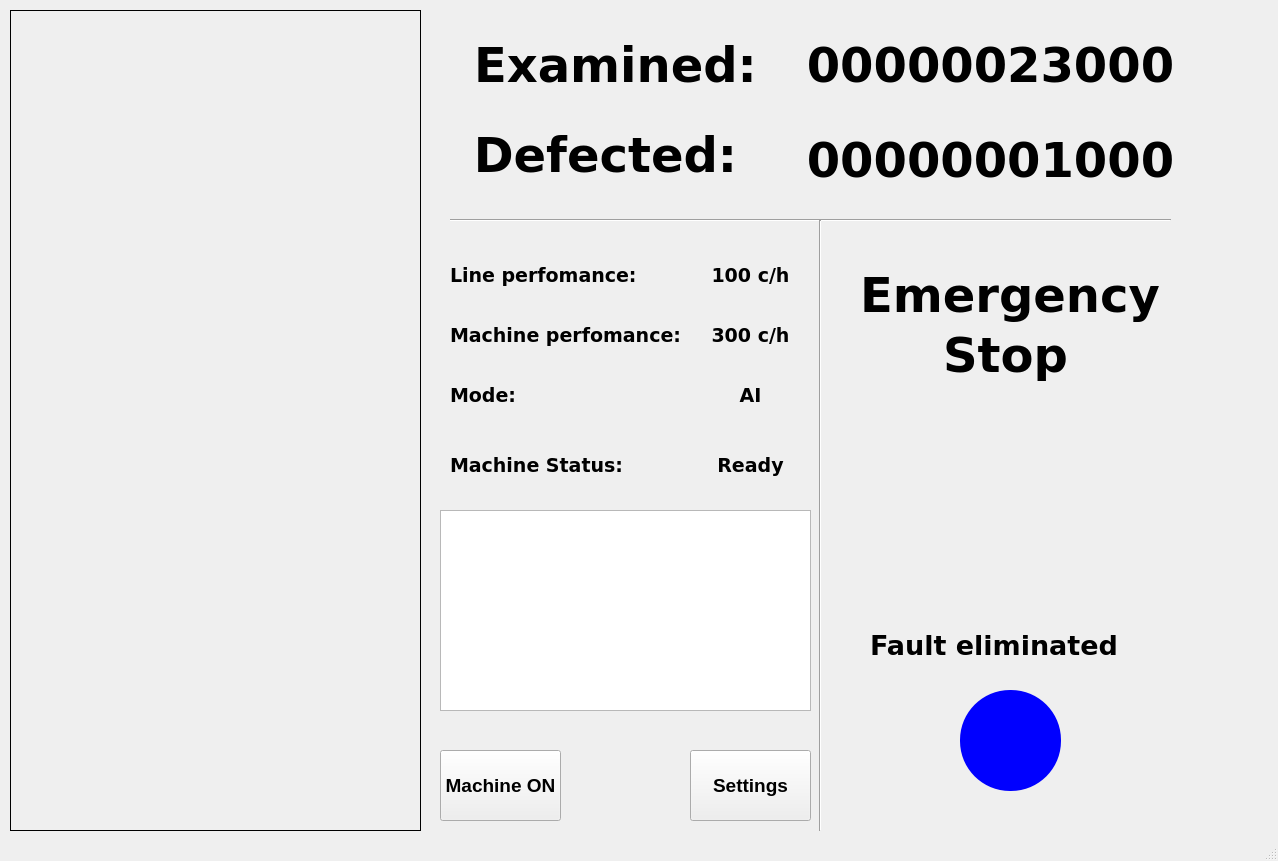
<?xml version="1.0" encoding="UTF-8"?>
<ui version="4.0">
 <class>MainWindow</class>
 <widget class="QMainWindow" name="MainWindow">
  <property name="geometry">
   <rect>
    <x>0</x>
    <y>0</y>
    <width>1278</width>
    <height>861</height>
   </rect>
  </property>
  <property name="sizePolicy">
   <sizepolicy hsizetype="Maximum" vsizetype="Maximum">
    <horstretch>0</horstretch>
    <verstretch>0</verstretch>
   </sizepolicy>
  </property>
  <property name="windowTitle">
   <string>Can Inspector</string>
  </property>
  <property name="toolButtonStyle">
   <enum>Qt::ToolButtonIconOnly</enum>
  </property>
  <widget class="QWidget" name="centralwidget">
   <widget class="QLabel" name="camera">
    <property name="geometry">
     <rect>
      <x>10</x>
      <y>10</y>
      <width>411</width>
      <height>821</height>
     </rect>
    </property>
    <property name="contextMenuPolicy">
     <enum>Qt::DefaultContextMenu</enum>
    </property>
    <property name="autoFillBackground">
     <bool>false</bool>
    </property>
    <property name="frameShape">
     <enum>QFrame::Box</enum>
    </property>
    <property name="frameShadow">
     <enum>QFrame::Plain</enum>
    </property>
    <property name="text">
     <string/>
    </property>
    <property name="pixmap">
     <pixmap>../../Desktop/1.jpg</pixmap>
    </property>
    <property name="scaledContents">
     <bool>true</bool>
    </property>
   </widget>
   <widget class="QLabel" name="textBox_canInspected">
    <property name="geometry">
     <rect>
      <x>780</x>
      <y>0</y>
      <width>421</width>
      <height>131</height>
     </rect>
    </property>
    <property name="font">
     <font>
      <family>Bitstream Vera Sans</family>
      <pointsize>36</pointsize>
      <weight>75</weight>
      <bold>true</bold>
     </font>
    </property>
    <property name="text">
     <string>00000023000</string>
    </property>
    <property name="alignment">
     <set>Qt::AlignCenter</set>
    </property>
   </widget>
   <widget class="QLabel" name="textBox_canInspected_2">
    <property name="geometry">
     <rect>
      <x>460</x>
      <y>0</y>
      <width>311</width>
      <height>131</height>
     </rect>
    </property>
    <property name="font">
     <font>
      <family>Bitstream Vera Sans</family>
      <pointsize>36</pointsize>
      <weight>75</weight>
      <bold>true</bold>
     </font>
    </property>
    <property name="text">
     <string>Examined:</string>
    </property>
    <property name="alignment">
     <set>Qt::AlignCenter</set>
    </property>
   </widget>
   <widget class="QLabel" name="textBox_canRejected">
    <property name="geometry">
     <rect>
      <x>780</x>
      <y>110</y>
      <width>421</width>
      <height>101</height>
     </rect>
    </property>
    <property name="font">
     <font>
      <family>Bitstream Vera Sans</family>
      <pointsize>36</pointsize>
      <weight>75</weight>
      <bold>true</bold>
     </font>
    </property>
    <property name="text">
     <string>00000001000</string>
    </property>
    <property name="alignment">
     <set>Qt::AlignCenter</set>
    </property>
   </widget>
   <widget class="QLabel" name="textBox_canInspected_4">
    <property name="geometry">
     <rect>
      <x>450</x>
      <y>110</y>
      <width>311</width>
      <height>91</height>
     </rect>
    </property>
    <property name="font">
     <font>
      <family>Bitstream Vera Sans</family>
      <pointsize>36</pointsize>
      <weight>75</weight>
      <bold>true</bold>
     </font>
    </property>
    <property name="text">
     <string>Defected:</string>
    </property>
    <property name="alignment">
     <set>Qt::AlignCenter</set>
    </property>
   </widget>
   <widget class="QLabel" name="textBox_linePerfomance">
    <property name="geometry">
     <rect>
      <x>680</x>
      <y>240</y>
      <width>141</width>
      <height>71</height>
     </rect>
    </property>
    <property name="font">
     <font>
      <family>Bitstream Vera Sans</family>
      <pointsize>14</pointsize>
      <weight>75</weight>
      <bold>true</bold>
     </font>
    </property>
    <property name="text">
     <string>100 c/h</string>
    </property>
    <property name="alignment">
     <set>Qt::AlignCenter</set>
    </property>
   </widget>
   <widget class="QLabel" name="textBox_canInspected_6">
    <property name="geometry">
     <rect>
      <x>450</x>
      <y>240</y>
      <width>231</width>
      <height>71</height>
     </rect>
    </property>
    <property name="font">
     <font>
      <family>Bitstream Vera Sans</family>
      <pointsize>14</pointsize>
      <weight>75</weight>
      <bold>true</bold>
     </font>
    </property>
    <property name="text">
     <string>Line perfomance:</string>
    </property>
    <property name="alignment">
     <set>Qt::AlignLeading|Qt::AlignLeft|Qt::AlignVCenter</set>
    </property>
   </widget>
   <widget class="Line" name="line">
    <property name="geometry">
     <rect>
      <x>450</x>
      <y>210</y>
      <width>721</width>
      <height>20</height>
     </rect>
    </property>
    <property name="font">
     <font>
      <underline>false</underline>
      <strikeout>false</strikeout>
     </font>
    </property>
    <property name="orientation">
     <enum>Qt::Horizontal</enum>
    </property>
   </widget>
   <widget class="Line" name="line_2">
    <property name="geometry">
     <rect>
      <x>810</x>
      <y>220</y>
      <width>20</width>
      <height>611</height>
     </rect>
    </property>
    <property name="orientation">
     <enum>Qt::Vertical</enum>
    </property>
   </widget>
   <widget class="QLabel" name="textBox_machinePerfomance">
    <property name="geometry">
     <rect>
      <x>680</x>
      <y>300</y>
      <width>141</width>
      <height>71</height>
     </rect>
    </property>
    <property name="font">
     <font>
      <family>Bitstream Vera Sans</family>
      <pointsize>14</pointsize>
      <weight>75</weight>
      <bold>true</bold>
     </font>
    </property>
    <property name="text">
     <string>300 c/h</string>
    </property>
    <property name="alignment">
     <set>Qt::AlignCenter</set>
    </property>
   </widget>
   <widget class="QLabel" name="textBox_canInspected_8">
    <property name="geometry">
     <rect>
      <x>450</x>
      <y>300</y>
      <width>231</width>
      <height>71</height>
     </rect>
    </property>
    <property name="font">
     <font>
      <family>Bitstream Vera Sans</family>
      <pointsize>14</pointsize>
      <weight>75</weight>
      <bold>true</bold>
     </font>
    </property>
    <property name="text">
     <string>Machine perfomance:</string>
    </property>
    <property name="alignment">
     <set>Qt::AlignLeading|Qt::AlignLeft|Qt::AlignVCenter</set>
    </property>
   </widget>
   <widget class="QLabel" name="textBox_mode">
    <property name="geometry">
     <rect>
      <x>680</x>
      <y>360</y>
      <width>141</width>
      <height>71</height>
     </rect>
    </property>
    <property name="font">
     <font>
      <family>Bitstream Vera Sans</family>
      <pointsize>14</pointsize>
      <weight>75</weight>
      <bold>true</bold>
     </font>
    </property>
    <property name="text">
     <string>AI</string>
    </property>
    <property name="alignment">
     <set>Qt::AlignCenter</set>
    </property>
   </widget>
   <widget class="QLabel" name="textBox_canInspected_10">
    <property name="geometry">
     <rect>
      <x>450</x>
      <y>360</y>
      <width>231</width>
      <height>71</height>
     </rect>
    </property>
    <property name="font">
     <font>
      <family>Bitstream Vera Sans</family>
      <pointsize>14</pointsize>
      <weight>75</weight>
      <bold>true</bold>
     </font>
    </property>
    <property name="text">
     <string>Mode:</string>
    </property>
    <property name="alignment">
     <set>Qt::AlignLeading|Qt::AlignLeft|Qt::AlignVCenter</set>
    </property>
   </widget>
   <widget class="QLabel" name="emergencyStop">
    <property name="geometry">
     <rect>
      <x>890</x>
      <y>390</y>
      <width>231</width>
      <height>221</height>
     </rect>
    </property>
    <property name="cursor">
     <cursorShape>OpenHandCursor</cursorShape>
    </property>
    <property name="contextMenuPolicy">
     <enum>Qt::DefaultContextMenu</enum>
    </property>
    <property name="autoFillBackground">
     <bool>false</bool>
    </property>
    <property name="frameShape">
     <enum>QFrame::NoFrame</enum>
    </property>
    <property name="frameShadow">
     <enum>QFrame::Plain</enum>
    </property>
    <property name="text">
     <string/>
    </property>
    <property name="pixmap">
     <pixmap>emergencystop.png</pixmap>
    </property>
    <property name="scaledContents">
     <bool>true</bool>
    </property>
   </widget>
   <widget class="QLabel" name="textBox_canInspected_11">
    <property name="geometry">
     <rect>
      <x>860</x>
      <y>260</y>
      <width>300</width>
      <height>71</height>
     </rect>
    </property>
    <property name="sizePolicy">
     <sizepolicy hsizetype="Preferred" vsizetype="Preferred">
      <horstretch>0</horstretch>
      <verstretch>0</verstretch>
     </sizepolicy>
    </property>
    <property name="maximumSize">
     <size>
      <width>300</width>
      <height>300</height>
     </size>
    </property>
    <property name="font">
     <font>
      <family>Bitstream Vera Sans</family>
      <pointsize>36</pointsize>
      <weight>75</weight>
      <bold>true</bold>
     </font>
    </property>
    <property name="text">
     <string>Emergency </string>
    </property>
    <property name="textFormat">
     <enum>Qt::RichText</enum>
    </property>
    <property name="scaledContents">
     <bool>false</bool>
    </property>
    <property name="alignment">
     <set>Qt::AlignJustify|Qt::AlignVCenter</set>
    </property>
   </widget>
   <widget class="QLabel" name="textBox_canInspected_12">
    <property name="geometry">
     <rect>
      <x>850</x>
      <y>330</y>
      <width>311</width>
      <height>51</height>
     </rect>
    </property>
    <property name="font">
     <font>
      <family>Bitstream Vera Sans</family>
      <pointsize>36</pointsize>
      <weight>75</weight>
      <bold>true</bold>
     </font>
    </property>
    <property name="text">
     <string>Stop</string>
    </property>
    <property name="alignment">
     <set>Qt::AlignCenter</set>
    </property>
   </widget>
   <widget class="QTableView" name="tableJournal">
    <property name="geometry">
     <rect>
      <x>440</x>
      <y>510</y>
      <width>371</width>
      <height>201</height>
     </rect>
    </property>
   </widget>
   <widget class="QLabel" name="textBox_status">
    <property name="geometry">
     <rect>
      <x>680</x>
      <y>430</y>
      <width>141</width>
      <height>71</height>
     </rect>
    </property>
    <property name="font">
     <font>
      <family>Bitstream Vera Sans</family>
      <pointsize>14</pointsize>
      <weight>75</weight>
      <bold>true</bold>
     </font>
    </property>
    <property name="text">
     <string>Ready</string>
    </property>
    <property name="alignment">
     <set>Qt::AlignCenter</set>
    </property>
   </widget>
   <widget class="QLabel" name="textBox_canInspected_14">
    <property name="geometry">
     <rect>
      <x>450</x>
      <y>430</y>
      <width>231</width>
      <height>71</height>
     </rect>
    </property>
    <property name="font">
     <font>
      <family>Bitstream Vera Sans</family>
      <pointsize>14</pointsize>
      <weight>75</weight>
      <bold>true</bold>
     </font>
    </property>
    <property name="text">
     <string>Machine Status:</string>
    </property>
    <property name="alignment">
     <set>Qt::AlignLeading|Qt::AlignLeft|Qt::AlignVCenter</set>
    </property>
   </widget>
   <widget class="QPushButton" name="onOffButton">
    <property name="geometry">
     <rect>
      <x>440</x>
      <y>750</y>
      <width>121</width>
      <height>71</height>
     </rect>
    </property>
    <property name="font">
     <font>
      <pointsize>14</pointsize>
      <weight>75</weight>
      <bold>true</bold>
     </font>
    </property>
    <property name="text">
     <string>Machine ON</string>
    </property>
   </widget>
   <widget class="QPushButton" name="kvitButton">
    <property name="geometry">
     <rect>
      <x>960</x>
      <y>690</y>
      <width>101</width>
      <height>101</height>
     </rect>
    </property>
    <property name="font">
     <font>
      <pointsize>14</pointsize>
      <weight>75</weight>
      <bold>true</bold>
     </font>
    </property>
    <property name="styleSheet">
     <string notr="true">background: rgb(0, 0, 255);
border-radius: 50%;</string>
    </property>
    <property name="text">
     <string/>
    </property>
   </widget>
   <widget class="QPushButton" name="settingsButton">
    <property name="geometry">
     <rect>
      <x>690</x>
      <y>750</y>
      <width>121</width>
      <height>71</height>
     </rect>
    </property>
    <property name="font">
     <font>
      <pointsize>14</pointsize>
      <weight>75</weight>
      <bold>true</bold>
     </font>
    </property>
    <property name="text">
     <string>Settings</string>
    </property>
   </widget>
   <widget class="QLabel" name="textBox_canInspected_16">
    <property name="geometry">
     <rect>
      <x>870</x>
      <y>610</y>
      <width>291</width>
      <height>71</height>
     </rect>
    </property>
    <property name="sizePolicy">
     <sizepolicy hsizetype="Preferred" vsizetype="Preferred">
      <horstretch>0</horstretch>
      <verstretch>0</verstretch>
     </sizepolicy>
    </property>
    <property name="maximumSize">
     <size>
      <width>300</width>
      <height>300</height>
     </size>
    </property>
    <property name="font">
     <font>
      <family>Bitstream Vera Sans</family>
      <pointsize>20</pointsize>
      <weight>75</weight>
      <bold>true</bold>
     </font>
    </property>
    <property name="text">
     <string>Fault eliminated </string>
    </property>
    <property name="textFormat">
     <enum>Qt::RichText</enum>
    </property>
    <property name="scaledContents">
     <bool>false</bool>
    </property>
    <property name="alignment">
     <set>Qt::AlignJustify|Qt::AlignVCenter</set>
    </property>
   </widget>
  </widget>
  <widget class="QStatusBar" name="statusbar"/>
 </widget>
 <resources/>
 <connections/>
</ui>
